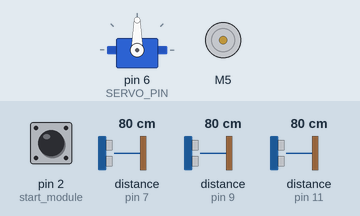
The sketch below on a simulated Arduino Uno, built with avr-gcc and run on an emulated ATmega328P. Shown: servo, DC motor (green arrow = forward, orange = backward, longer = faster). The test bench sets the inputs (shaded band); at power-on: pin 2 (start_module) LOW, distance to the obstacle (sensors on pin 7, pin 9, pin 11) 80 cm. The echo pulse lasts 58.3 µs per cm.

Above: at 1.2 s.
1.3 s: pin 2 (start_module) pulled HIGH for 0.15 s
At 1.38 s:
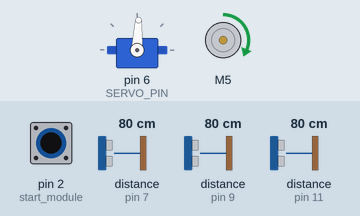
2.9 s: pin 2 (start_module) pulled HIGH for 3.2 s
At 7.0 s:
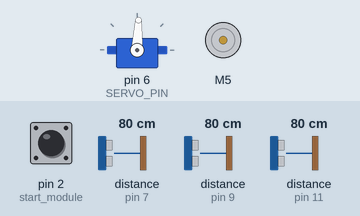
Timing chart, 0 to 8.5 s (numbered marks = the images above; inputs shaded):
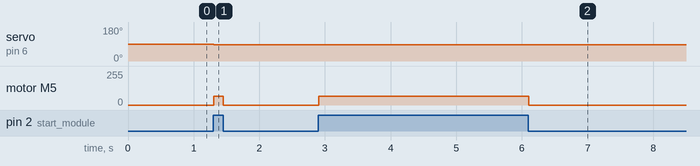

Measured:
- after the input at 1.3 s, servo on pin 6 (SERVO_PIN): 90° → 87° at once; motor M5: stopped → forward 65/255 at once, → stopped 0.14 s later
- after the input at 2.9 s, motor M5: stopped → forward 65/255 at once, → stopped 3.2 s later

The sketch:

Bil_kod_14Maj.ino
```cpp
#include <Arduino.h>
#include <Servo.h>
#include <NewPing.h> // För avståndsmätning med ultraljudssensorer
#include <stdio.h>

Servo myservo;
#define SERVO_PIN 6 // Servo PIN
float servo_result;
int16_t servo_steer;
float constant = 2.0; //Servo styr konstant

#include "CytronMotorDriver.h"
#define MOTOR_PWM 5 // Motor PWM PIN
#define MOTOR_DIR 4 // Motor DIR PIN
CytronMD motor(PWM_DIR, MOTOR_PWM, MOTOR_DIR);  // PWM = Pin 4, DIR = Pin 5.

#define start_module 2 //Start module PIN
uint16_t motor_speed = 65;
bool start_module_state = false;

// Ultraljudssensorer - Använda nya pins
#define trigPin_L 10
#define echoPin_L 9
#define trigPin_R 12
#define echoPin_R 11
#define trigPin_F 8
#define echoPin_F 7

// Maximalt avstånd för ultraljudssensorer (cm)
uint8_t side_maxdist = 55;
uint8_t front_maxdist = 10;
// Avståndsmätning - Instansiering av ultraljudssensorer
NewPing sonar_L(trigPin_L, echoPin_L, side_maxdist);
NewPing sonar_R(trigPin_R, echoPin_R, side_maxdist);
NewPing sonar_F(trigPin_F, echoPin_F, front_maxdist);
//Sensor avläst avstond
float distance_L;
float distance_R;
float distance_F;

bool last_direction = true;

void setup() {
    myservo.attach(SERVO_PIN);
    pinMode(start_module, INPUT);
    digitalWrite(start_module, LOW);

    Serial.begin(9600);
}

void loop() {

      // Läs av knappens status
    start_module_state = digitalRead(start_module);

    // Om start_module blir hög
    if(start_module_state == HIGH){
      motor.setSpeed(motor_speed); // Startar motorn

      // VÄNSTER SENSOR
      distance_L = sonar_L.ping_cm();

      if(distance_L == 0){
        distance_L = side_maxdist;
      }

      //Proportionell styrning
      servo_result = distance_L - distance_R;
      servo_steer = servo_result * constant + 87;

      //Kontrollerar att servon inte svänger för mycket
      if(servo_steer > 165){
        servo_steer = 165;
      }else if(servo_steer < 15){
        servo_steer = 15;
      }

      // Om vänster sensor upptäcker ett närmare objekt än höger sensor
      if (distance_L != distance_R) {
          myservo.write(servo_steer);
          last_direction = true;
      }

      else {
          // Kör rakt fram
          myservo.write(87); // Mittenposition
      }

      // HÖGER SENSOR
      distance_R = sonar_R.ping_cm();

      if(distance_R == 0){
        distance_R = side_maxdist;
      }

      //Proportionell styrning
      servo_result = distance_L - distance_R;
      servo_steer = servo_result * constant + 87;

      //Kontrollerar att servon inte svänger för mycket
      if(servo_steer > 165){
        servo_steer = 165;
      }else if(servo_steer < 15){
        servo_steer = 15;
      }
      // Om vänster sensor upptäcker ett närmare objekt än höger sensor
      if (distance_L != distance_R) {
          myservo.write(servo_steer);
          last_direction = true;
      }
      // Om inga sensorer upptäcker något nära objekt
      else {
          // Kör rakt fram
          myservo.write(87); // Mittenposition
      }

      distance_F = sonar_F.ping_cm();

      if(distance_F == 0){
        distance_F = front_maxdist;
      }

      // Objekt nära front sensor
      if ((distance_F < front_maxdist)){
        motor.setSpeed(0);
        delay(1000);
        distance_F = sonar_F.ping_cm(); // Läs av sensor igen

        if(distance_F == 0){
          distance_F = front_maxdist;
        }

        if ((distance_F < front_maxdist)){   // Objekt fortfarande nära
          motor.setSpeed(-30);  // Backa
          delay(1000);
          motor.setSpeed(0);
          delay(500);
        }
      }
    }
  else{ // Ingen startsignal från startmodul
    motor.setSpeed(0);
  }
}
```
